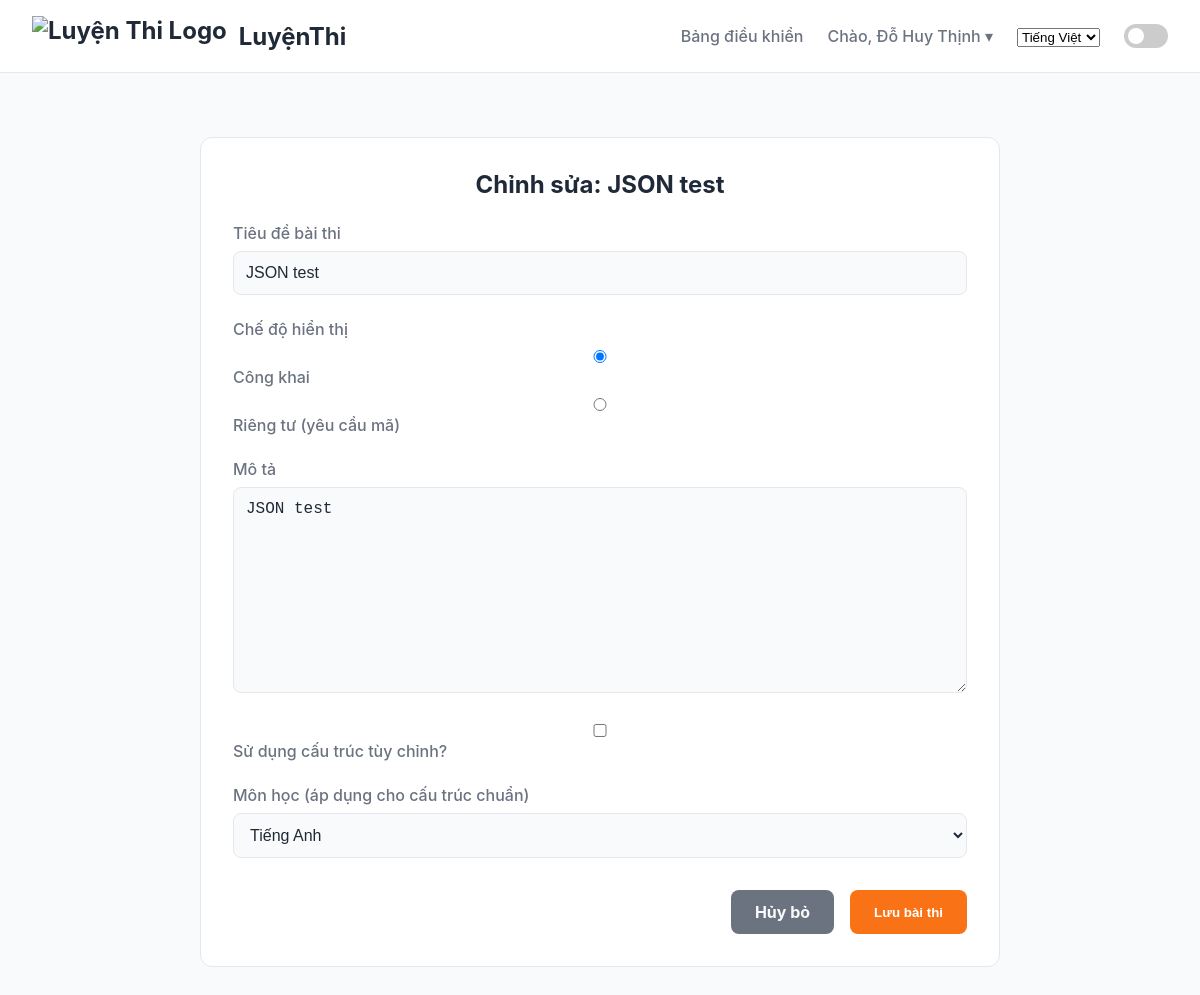
Page /vi/dashboard/exam/13/update/ (signed in) on the committed database.
### quizapp/models.py (models this page shows, shortened)
class User(AbstractUser):
    class Role(models.TextChoices):
        STUDENT = 'STUDENT', _('Học sinh')
        TEACHER = 'TEACHER', _('Giáo viên')
    first_name = models.CharField(_("Họ và Tên"), max_length=150, blank=False)
    last_name = models.CharField(_("last name"), max_length=150, blank=True, editable=False)
    email = models.EmailField(_("email address"), unique=True)
    role = models.CharField(max_length=50, choices=Role.choices, default=Role.STUDENT)
    school = models.CharField(max_length=255, blank=True, verbose_name=_("Trường"))
    school_class = models.CharField(max_length=50, blank=True, verbose_name=_("Lớp"))
    date_of_birth = models.DateField(null=True, blank=True, verbose_name=_("Ngày Sinh"))
    phone_number = models.CharField(max_length=15, blank=True, verbose_name=_("Số điện thoại"))

class Exam(models.Model):
    class SubjectType(models.TextChoices):
        MATH = 'MATH', _('Toán')
        PHYSICS = 'PHYSICS', _('Vật lý')
        CHEMISTRY = 'CHEMISTRY', _('Hóa học')
        BIOLOGY = 'BIOLOGY', _('Sinh học')
        HISTORY = 'HISTORY', _('Lịch sử')
        GEOGRAPHY = 'GEOGRAPHY', _('Địa lí')
        CIVIC_EDUCATION = 'CIVIC_EDUCATION', _('Giáo dục công dân')
        ENGLISH = 'ENGLISH', _('Tiếng Anh')
        TSA = 'TSA', _('Đánh giá tư duy (TSA)')
        OTHER = 'OTHER', _('Môn khác')
    class Visibility(models.TextChoices):
        PUBLIC = 'PUBLIC', _('Công khai')
        PRIVATE = 'PRIVATE', _('Riêng tư (yêu cầu mã)')
    title = models.CharField(max_length=255, verbose_name=_("Tiêu đề kỳ thi"))
    description = models.TextField(blank=True, null=True, verbose_name=_("Mô tả"))
    owner = models.ForeignKey(settings.AUTH_USER_MODEL, on_delete=models.CASCADE, related_name='exams')
    subject = models.CharField(max_length=20, choices=SubjectType.choices, default=SubjectType.OTHER, verbose_name=_("Môn học (cho cấu trúc chuẩn)"))
    duration_minutes = models.PositiveIntegerField(default=50, verbose_name=_("Thời gian làm bài (phút)"))
    is_custom = models.BooleanField(default=False, verbose_name=_("Cấu trúc tùy chỉnh"))
    code = models.CharField(max_length=8, unique=True, blank=True, default=generate_exam_code, verbose_name=_("Mã bài thi"))
    visibility = models.CharField(max_length=10, choices=Visibility.choices, default=Visibility.PUBLIC, verbose_name=_("Chế độ hiển thị"))
    created_at = models.DateTimeField(auto_now_add=True)
    updated_at = models.DateTimeField(auto_now=True)
    class Meta: ordering = ['-created_at']

### quizapp/views.py (the view, shortened to what this page needs)
# urls.py: path('dashboard/exam/<int:pk>/update/', views.ExamUpdateView.as_view(), name='exam_update'),
class ExamUpdateView(ExamOwnerRequiredMixin, UpdateView):
    model = Exam
    form_class = ExamForm
    template_name = 'dashboard/exam_form_custom.html'
    success_url = reverse_lazy('teacher_dashboard')
    def get_context_data(self, **kwargs):
        data = super().get_context_data(**kwargs)
        if self.request.POST:
            data['section_formset'] = ExamSectionFormSet(self.request.POST, instance=self.object, prefix='sections')
        else:
            data['section_formset'] = ExamSectionFormSet(instance=self.object, prefix='sections')
        data['page_title'] = _('Chỉnh sửa: {}').format(self.object.title)
        return data

### quizapp/forms.py
class ExamForm(forms.ModelForm):
    class Meta:
        model = Exam
        fields = ['title', 'visibility', 'is_custom', 'subject', 'duration_minutes', 'description']
        labels = {'title': _('Tiêu đề bài thi'),'visibility': _('Chế độ hiển thị'),'is_custom': _('Sử dụng cấu trúc tùy chỉnh?'),'subject': _('Môn học (áp dụng cho cấu trúc chuẩn)'),'duration_minutes': _('Thời gian làm bài (phút)'),'description': _('Mô tả')}
        widgets = {'visibility': forms.RadioSelect}

### quizapp/views.py (called while the page is built)
def is_teacher(user):
    return user.is_authenticated and user.role == User.Role.TEACHER

    def test_func(self): return is_teacher(self.request.user)

    def test_func(self):
        exam = self.get_object()
        return super().test_func() and exam.owner == self.request.user

### quizapp/templates/dashboard/exam_form_custom.html (shortened to what this page needs)
{% extends "base.html" %}
{% load i18n %}
{% block content %}
<div class="form-wrapper">
    <h2>{{ page_title }}</h2>
    <form method="post">
        <div class="form-field"><label for="{{ form.title.id_for_label }}">{{ form.title.label }}</label>{{ form.title }}</div>
        <div class="form-field visibility-field"><label>{{ form.visibility.label }}</label>{{ form.visibility }}</div>
        <div class="form-field"><label for="{{ form.description.id_for_label }}">{{ form.description.label }}</label>{{ form.description }}</div>
        <div class="form-field is-custom-field">{{ form.is_custom }}<label for="{{ form.is_custom.id_for_label }}">{{ form.is_custom.label }}</label></div>
        <div id="standard-structure-fields">
            <div class="form-field"><label for="{{ form.subject.id_for_label }}">{{ form.subject.label }}</label>{{ form.subject }}</div>
        </div>
        <div style="display: flex; justify-content: flex-end; gap: 1rem; margin-top: 2rem;">
            <a href="{{ request.META.HTTP_REFERER|default:request.get_full_path }}" class="btn" style="background-color: var(--text-secondary); color: var(--bg-primary);">{% trans "Hủy bỏ" %}</a>
            <button type="submit" class="btn btn-cta">{% trans "Lưu bài thi" %}</button>
        </div>
    </form>
</div>
{% endblock %}

### quizapp/templates/base.html (shortened to what this page needs)
{% load i18n %}
<!DOCTYPE html>
<html lang="{{ request.LANGUAGE_CODE }}">
<head>
</head>
<body>
    <nav>
        <div class="logo">
            <a href="{% url 'home' %}">
                <img src="https://i.postimg.cc/9fV6g5nS/logo-onthi.png" alt="Luyện Thi Logo">
                <span>{% trans "LuyệnThi" %}</span>
            </a>
        </div>
        <div class="nav-links">
            {% if user.is_authenticated %}
                {% if user.role == 'TEACHER' %}
                    <a href="{% url 'teacher_dashboard' %}">{% trans "Bảng điều khiển" %}</a>
                {% elif user.role == 'STUDENT' %}
                    <a href="{% url 'student_exam_list' %}">{% trans "Danh sách bài thi" %}</a>
                    <a href="{% url 'student_result_history' %}">{% trans "Lịch sử" %}</a>
                {% endif %}
                <div class="user-menu">
                    <span class="username-display">{% trans "Chào" %}, {{ user.first_name|default:user.username }} &#9662;</span>
                </div>
            {% else %}
                <a href="{% url 'login' %}">{% trans "Đăng nhập" %}</a>
                <a href="{% url 'register' %}" class="button">{% trans "Đăng ký" %}</a>
            {% endif %}
            <div class="language-switcher">
                <form action="{% url 'set_language' %}" method="post" id="language-form">
                    <select name="language" id="language-select" onchange="this.form.submit()">
                        {% get_current_language as CURRENT_LANGUAGE %}
                        {% get_available_languages as AVAILABLE_LANGUAGES %}
                        {% for lang_code, lang_name in AVAILABLE_LANGUAGES %}
                            <option value="{{ lang_code }}" {% if lang_code == CURRENT_LANGUAGE %}selected{% endif %}>
                                {{ lang_name }}
                            </option>
                        {% endfor %}
                    </select>
                </form>
            </div>
            <div class="theme-switch-wrapper">
              <label class="theme-switch" for="checkbox">
                <div class="slider round"></div>
              </label>
            </div>
        </div>
    </nav>
    <main class="main-content">
        {% block content %}{% endblock %}
    </main>
</body>
</html>

### quizapp/templates/base.html (style rules this page uses)
:root { --font-sans: -apple-system, BlinkMacSystemFont, "Segoe UI", Roboto, "Helvetica Neue", Arial, sans-serif; --bg-primary: #F9FAFB; --bg-surface: #FFFFFF; --text-primary: #1F2937; --text-secondary: #6B7280; --accent: #3B82F6; --cta: #F97316; --border: #E5E7EB; --error: #DC2626; --success: #10B981; }
* { box-sizing: border-box; margin: 0; padding: 0; }
body { font-family: var(--font-sans); background-color: var(--bg-primary); color: var(--text-primary); transition: background-color 0.3s, color 0.3s; }
nav { background-color: var(--bg-surface); padding: 1rem 2rem; display: flex; justify-content: space-between; align-items: center; border-bottom: 1px solid var(--border); position: sticky; top: 0; z-index: 100; }
nav .logo a { color: var(--text-primary); text-decoration: none; font-weight: bold; font-size: 1.5rem; display: flex; align-items: center; gap: 0.75rem; }
nav .logo img { height: 40px; }
nav .nav-links { display: flex; align-items: center; gap: 1.5rem; }
nav .nav-links a, nav .nav-links span { color: var(--text-secondary); text-decoration: none; font-weight: 500; transition: color 0.2s; }
.main-content { max-width: 1024px; margin: 2rem auto; padding: 2rem; }
.form-wrapper { background-color: var(--bg-surface); padding: 2rem; border-radius: 0.75rem; max-width: 500px; margin: auto; border: 1px solid var(--border); }
.form-wrapper h2 { text-align: center; margin-bottom: 1.5rem; color: var(--text-primary); }
.form-field { margin-bottom: 1.25rem; }
.form-field label { display: block; margin-bottom: 0.5rem; font-weight: 500; color: var(--text-secondary); }
.form-field input, .form-field select, .form-field textarea { width: 100%; padding: 0.75rem; background-color: var(--bg-primary); border: 1px solid var(--border); border-radius: 0.5rem; color: var(--text-primary); font-size: 1rem; }
.btn { display: inline-block; padding: 0.75rem 1.5rem; border: none; border-radius: 0.5rem; font-weight: bold; cursor: pointer; text-decoration: none; text-align: center; transition: transform 0.2s, opacity 0.2s; }
.btn-cta { background-color: var(--cta); color: white; }
.user-menu { position: relative; display: inline-block; }
.username-display { cursor: pointer; color: var(--text-primary); font-weight: 500; }
.theme-switch-wrapper { display: flex; align-items: center; }
.theme-switch { display: inline-block; height: 24px; position: relative; width: 44px; }
.slider { background-color: #ccc; bottom: 0; cursor: pointer; left: 0; position: absolute; right: 0; top: 0; transition: .4s; border-radius: 24px; }
.slider:before { background-color: #fff; bottom: 4px; content: ""; height: 16px; left: 4px; position: absolute; transition: .4s; width: 16px; border-radius: 50%; }

### quizapp/templates/dashboard/exam_form_custom.html (style rules this page uses)
.form-wrapper { max-width: 800px; }
.form-field { margin-bottom: 1.5rem; }
#standard-structure-fields, #custom-duration-field, #custom-structure-fields { display: none; }

### rows in the picture
User: first_name "Đỗ Huy Thịnh"
Exam: title "JSON test", visibility "☑ Công khai ☐ Riêng tư (yêu cầu mã)", description "JSON test", subject "Tiếng Anh"

### other values in the picture
{{ page_title }} "Chỉnh sửa: JSON test"
form field language "Tiếng Việt"
